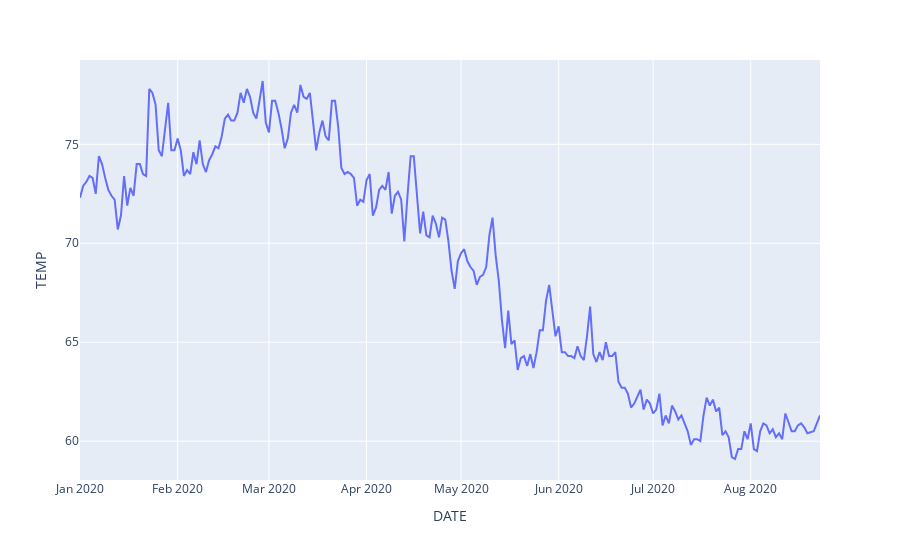

This figure's notebook cell:
### Markdown cell above
Then we plot the *temperature* per unit of *time* using the **line** method from the **px** package. We will use the basic parameters. If you need more information, you can visit the page: https://plotly.com/python/line-charts/

### Code cell
fig2 = px.line(df2, x='DATE', y='TEMP')
fig2.show()

### Figure 1 — Plotly figure (JSON) as saved in the notebook; plotly's stock layout.template omitted (floating-point values rounded to 4 significant figures; data arrays with more than 128 entries replaced by an {"elided": "..."} marker saying what was removed)
{"data": [{"hovertemplate": "DATE=%{x}<br>TEMP=%{y}<extra></extra>", "legendgroup": "", "line": {"color": "#636efa", "dash": "solid"}, "marker": {"symbol": "circle"}, "mode": "lines", "name": "", "orientation": "v", "showlegend": false, "type": "scatter", "x": {"elided": "234 str values"}, "xaxis": "x", "y": {"elided": "234 float values"}, "yaxis": "y"}], "layout": {"legend": {"tracegroupgap": 0}, "margin": {"t": 60}, "xaxis": {"anchor": "y", "domain": [0, 1], "title": {"text": "DATE"}}, "yaxis": {"anchor": "x", "domain": [0, 1], "title": {"text": "TEMP"}}}}
